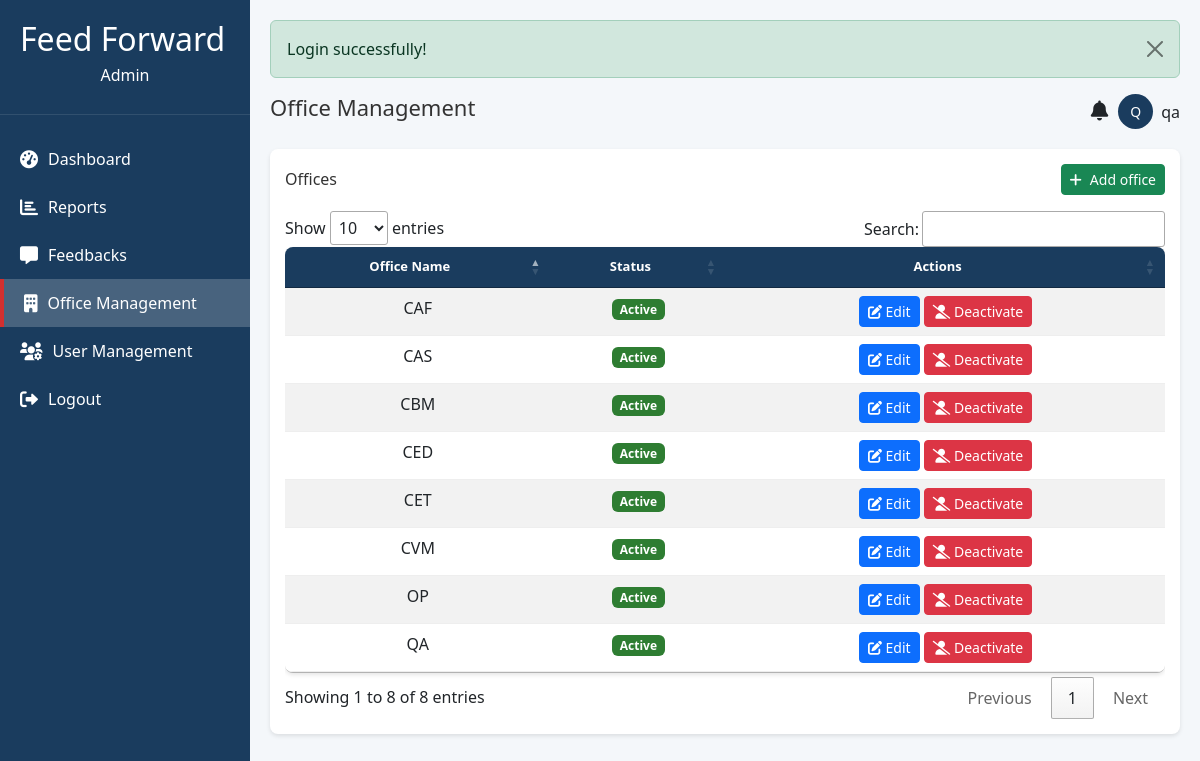
Page /admin/office_management.php (signed in) on the committed database.
### tables this page shows
CREATE TABLE `users` (
  `user_id` int(11) NOT NULL,
  `fname` varchar(100) DEFAULT NULL,
  `mname` varchar(100) DEFAULT NULL,
  `lname` varchar(100) DEFAULT NULL,
  `username` varchar(100) DEFAULT NULL,
  `password` varchar(100) DEFAULT NULL,
  `role_id` int(11) NOT NULL,
  `office_id` int(11) DEFAULT NULL,
  `is_active` tinyint(1) DEFAULT 1
);

CREATE TABLE `offices` (
  `office_id` int(11) NOT NULL,
  `office_name` varchar(100) DEFAULT NULL,
  `is_active` tinyint(1) DEFAULT 1
);

### admin/office_management.php (the view, shortened to what this page needs)
<?php
include 'header.php';
include 'sidebar.php';
require_once '../config.php';
$offices_query = "
    SELECT
        office_id,
        office_name,
        is_active
    FROM
        offices
    ORDER BY
        office_name
";
$offices = $conn->query($offices_query);
?>
<div class="main-content">
    <?php if (isset($_SESSION['success'])): ?>
        <div class="alert alert-success alert-dismissible fade show" role="alert">
            <?php echo $_SESSION['success']; ?>
            <button type="button" class="btn-close" data-bs-dismiss="alert" aria-label="Close"></button>
        </div>
    <?php endif; ?>
    <?php include 'notification.php'; ?>
    <div class="chart-card">
        <div class="d-flex justify-content-between align-items-center mb-3">
            <h3 class="chart-title mb-0">Offices</h3>
            <button type="button" class="btn btn-sm btn-success" data-bs-toggle="modal" data-bs-target="#addOfficeModal">
                <i class="fas fa-plus me-2"></i>Add office
            </button>
        </div>
        <div class="table-responsive">
            <table class="table table-striped table-hover">
                <thead>
                    <tr>
                        <th class="text-center">Office Name</th>
                        <th class="text-center">Status</th>
                        <th class="text-center">Actions</th>
                    </tr>
                </thead>
                <tbody>
                    <?php while ($office = $offices->fetch_assoc()): ?>
                        <tr>
                            <td class="text-center"><?php echo htmlspecialchars($office['office_name']); ?></td>
                            <td class="text-center">
                                <span class="badge status-badge bg-<?= $office['is_active'] ? 'success' : 'danger' ?>">
                                    <?= $office['is_active'] ? 'Active' : 'Inactive' ?>
                                </span>
                            </td>
                            <td class="text-center">
                                <button class="btn btn-sm btn-primary edit-office"
                                        data-id="<?= $office['office_id'] ?>"
                                        data-name="<?= htmlspecialchars($office['office_name']) ?>"
                                        data-bs-toggle="modal"
                                        data-bs-target="#editOfficeModal">
                                    <i class="fas fa-edit"></i> Edit
                                </button>
<a href="process_office.php?action=toggle_status&id=<?= $office['office_id'] ?>"
   class="btn btn-sm btn-<?= $office['is_active'] ? 'danger' : 'success' ?> toggle-status"
   data-name="<?= htmlspecialchars($office['office_name']) ?>"
   data-status="<?= $office['is_active'] ? 'active' : 'inactive' ?>">
    <i class="fas <?= $office['is_active'] ? 'fa-user-slash' : 'fa-user-check' ?>"></i>
    <?= $office['is_active'] ? 'Deactivate' : 'Activate' ?>
</a>
                            </td>
                        </tr>
                    <?php endwhile; ?>
                </tbody>
            </table>
        </div>
    </div>
</div>

### admin/notification.php (shortened to what this page needs)
<?php
require_once '../config.php';
$user_id = $_SESSION['user_id'];
$username_query = "SELECT username FROM users WHERE user_id = ?";
$username_stmt = $conn->prepare($username_query);
$username_stmt->bind_param('i', $user_id);
$username_stmt->execute();
$username_result = $username_stmt->get_result();
$username = $username_result->fetch_assoc()['username'] ?? 'User';
$avatar_initial = strtoupper(substr($username, 0, 1));
$current_page = basename($_SERVER['PHP_SELF']);
$page_titles = [
    'dashboard.php' => 'Dashboard',
    'reports.php' => 'Reports',
    'feedback.php' => 'Feedbacks',
    'office_management.php' => 'Office Management',
    'user_management.php' => 'User Management'
];
$page_title = $page_titles[$current_page] ?? 'Dashboard';
?>
<div class="header">
    <h1 class="page-title"><?php echo htmlspecialchars($page_title); ?></h1>
    <div class="user-profile">
        <div class="notification-icon" style="position: relative; margin-right: 10px;">
            <i class="fas fa-bell" style="font-size: 20px;" data-bs-toggle="modal" data-bs-target="#notificationModal"></i>
        </div>
        <div class="user-avatar">
            <?php echo htmlspecialchars($avatar_initial); ?>
        </div>
        <span><?php echo htmlspecialchars($username); ?></span>
    </div>
</div>

### admin/header.php (style rules this page uses)
:root { --sidebar-width: 250px; --primary-color: #1a3c5e; --secondary-color: #f4f7fa; --accent-color: #d32f2f; }
* { margin: 0; padding: 0; box-sizing: border-box; font-family: 'Segoe UI', Arial, sans-serif; }
.main-content { margin-left: var(--sidebar-width); width: calc(100% - var(--sidebar-width)); padding: 20px; }
.header { display: flex; justify-content: space-between; align-items: center; margin-bottom: 20px; }
.page-title { font-size: 22px; color: #333; }
.user-profile { display: flex; align-items: center; }
.user-avatar { width: 35px; height: 35px; border-radius: 50%; background: var(--primary-color); color: white; display: flex; align-items: center; justify-content: center; margin-right: 8px; font-size: 14px; }
.chart-card { background: white; border-radius: 8px; box-shadow: 0 2px 4px rgba(0, 0, 0, 0.1); padding: 15px; }
.chart-title { margin-bottom: 15px; color: #333; font-size: 16px; }
.chart-card { margin-bottom: 20px; }
.table { width: 100%; border-collapse: collapse; background: white; border-radius: 8px; overflow: hidden; box-shadow: 0 2px 4px rgba(0, 0, 0, 0.1); }
.table th, .table td { padding: 10px 12px; text-align: left; border-bottom: 1px solid #eee; }
.table th { background: var(--primary-color); color: white; font-size: 13px; }
.notification-icon { cursor: pointer; position: relative; transition: transform 0.3s; }
.bg-success { background-color: #2e7d32 !important; }

### rows in the picture
users: username "Q", username "qa"
offices: office_name "CAF", is_active "Active"
offices: office_name "CAS", is_active "Active"
offices: office_name "CBM", is_active "Active"
offices: office_name "CED", is_active "Active"
offices: office_name "CET", is_active "Active"
offices: office_name "CVM", is_active "Active"
offices: office_name "OP", is_active "Active"
offices: office_name "QA", is_active "Active"

### other values in the picture
$_SESSION['success'] "Login successfully!"
$page_title "Office Management"
